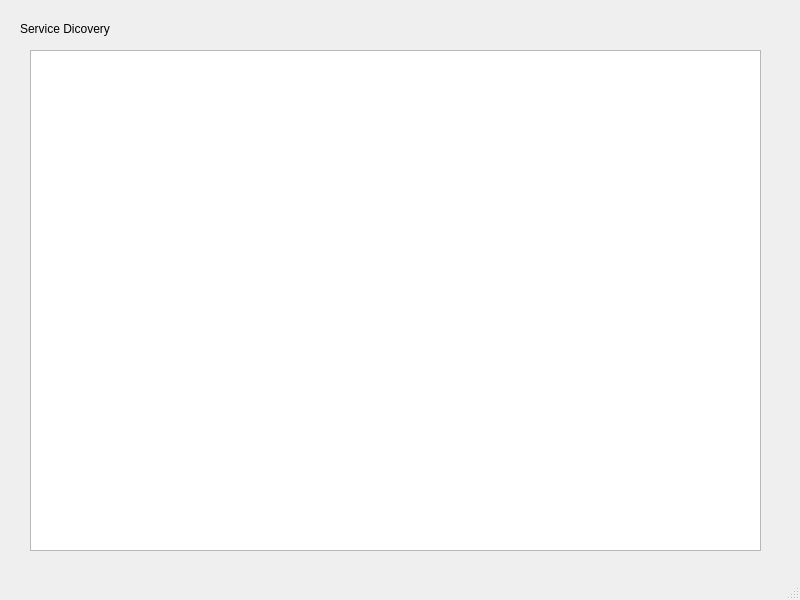
<?xml version="1.0" encoding="UTF-8"?>
<ui version="4.0">
 <class>ServiceGUI</class>
 <widget class="QMainWindow" name="ServiceGUI">
  <property name="geometry">
   <rect>
    <x>0</x>
    <y>0</y>
    <width>800</width>
    <height>600</height>
   </rect>
  </property>
  <property name="windowTitle">
   <string>MainWindow</string>
  </property>
  <widget class="QWidget" name="centralwidget">
   <widget class="QLabel" name="label">
    <property name="geometry">
     <rect>
      <x>20</x>
      <y>20</y>
      <width>191</width>
      <height>17</height>
     </rect>
    </property>
    <property name="text">
     <string>Service Dicovery </string>
    </property>
   </widget>
   <widget class="QTextEdit" name="textEdit">
    <property name="geometry">
     <rect>
      <x>30</x>
      <y>50</y>
      <width>731</width>
      <height>501</height>
     </rect>
    </property>
   </widget>
  </widget>
  <widget class="QMenuBar" name="menubar">
   <property name="geometry">
    <rect>
     <x>0</x>
     <y>0</y>
     <width>800</width>
     <height>22</height>
    </rect>
   </property>
  </widget>
  <widget class="QStatusBar" name="statusbar"/>
 </widget>
 <resources/>
 <connections/>
</ui>
